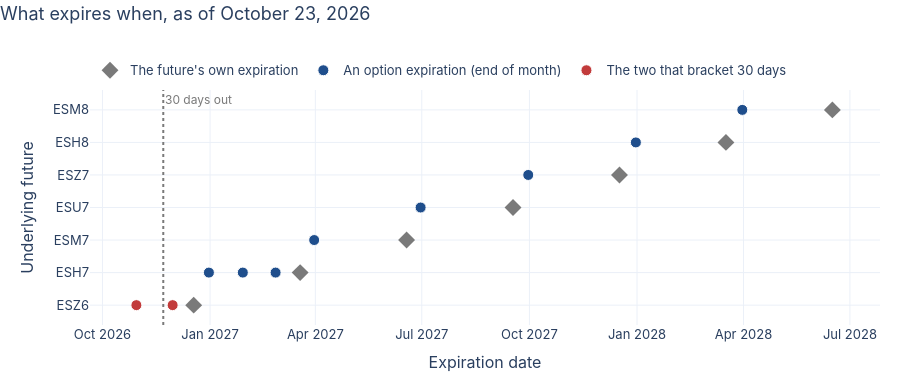

The code cell stored with this chart in its notebook:
### Markdown cell above
## 3. What expires when

Each end-of-month option exercises into the nearest quarterly future that
expires after it does. In the figure, each row is a future: the diamond is
the future's own expiration, and the dots are the option expirations that
exercise into it. Hover for the details.

### Code cell
figures.fig_expiration_calendar(session, curve, latest).show()

### Figure 1 — Plotly figure (JSON) as saved in the notebook; plotly's stock layout.template omitted (floating-point values rounded to 4 significant figures)
{"data": [{"hovertemplate": "%{y} expires %{x|%b %-d, %Y}<extra></extra>", "marker": {"color": "#7a7a7a", "size": 13, "symbol": "diamond"}, "mode": "markers", "name": "The future's own expiration", "type": "scatter", "x": ["2026-12-18T00:00:00.000000000", "2027-03-19T00:00:00.000000000", "2027-06-18T00:00:00.000000000", "2027-09-17T00:00:00.000000000", "2027-12-17T00:00:00.000000000", "2028-03-17T00:00:00.000000000", "2028-06-16T00:00:00.000000000"], "y": ["ESZ6", "ESH7", "ESM7", "ESU7", "ESZ7", "ESH8", "ESM8"]}, {"customdata": [[69, 358], [98, 228], [126, 222], [159, 250], [250, 252], [342, 254], [434, 236], [525, 230]], "hovertemplate": "options expiring %{x|%b %-d, %Y}<br>%{customdata[0]} days away<br>%{customdata[1]} contracts<br>exercise into %{y}<extra></extra>", "marker": {"color": "#1f4e8c", "line": {"color": "white", "width": 1}, "size": 11}, "mode": "markers", "name": "An option expiration (end of month)", "type": "scatter", "x": ["2026-12-31T00:00:00.000000000", "2027-01-29T00:00:00.000000000", "2027-02-26T00:00:00.000000000", "2027-03-31T00:00:00.000000000", "2027-06-30T00:00:00.000000000", "2027-09-30T00:00:00.000000000", "2027-12-31T00:00:00.000000000", "2028-03-31T00:00:00.000000000"], "y": ["ESH7", "ESH7", "ESH7", "ESM7", "ESU7", "ESZ7", "ESH8", "ESM8"]}, {"customdata": [[7, 808], [38, 330]], "hovertemplate": "options expiring %{x|%b %-d, %Y}<br>%{customdata[0]} days away<br>%{customdata[1]} contracts<br>exercise into %{y}<extra></extra>", "marker": {"color": "#c23b3b", "line": {"color": "white", "width": 1}, "size": 11}, "mode": "markers", "name": "The two that bracket 30 days", "type": "scatter", "x": ["2026-10-30T00:00:00.000000000", "2026-11-30T00:00:00.000000000"], "y": ["ESZ6", "ESZ6"]}], "layout": {"annotations": [{"font": {"color": "#7a7a7a", "size": 12}, "showarrow": false, "text": "30 days out", "x": "2026-11-22T00:00:00", "xanchor": "left", "y": 1, "yanchor": "top", "yref": "paper"}], "font": {"family": "-apple-system, BlinkMacSystemFont, 'Segoe UI', Roboto, sans-serif", "size": 13}, "height": 380, "legend": {"orientation": "h", "x": 0, "y": 1.02, "yanchor": "bottom"}, "margin": {"b": 50, "l": 90, "r": 20, "t": 90}, "shapes": [{"line": {"color": "#7a7a7a", "dash": "dot"}, "type": "line", "x0": "2026-11-22T00:00:00", "x1": "2026-11-22T00:00:00", "xref": "x", "y0": 0, "y1": 1, "yref": "y domain"}], "title": {"text": "What expires when, as of October 23, 2026", "x": 0, "y": 0.98}, "xaxis": {"title": {"text": "Expiration date"}}, "yaxis": {"categoryarray": ["ESZ6", "ESH7", "ESM7", "ESU7", "ESZ7", "ESH8", "ESM8"], "categoryorder": "array", "title": {"text": "Underlying future"}}}}
